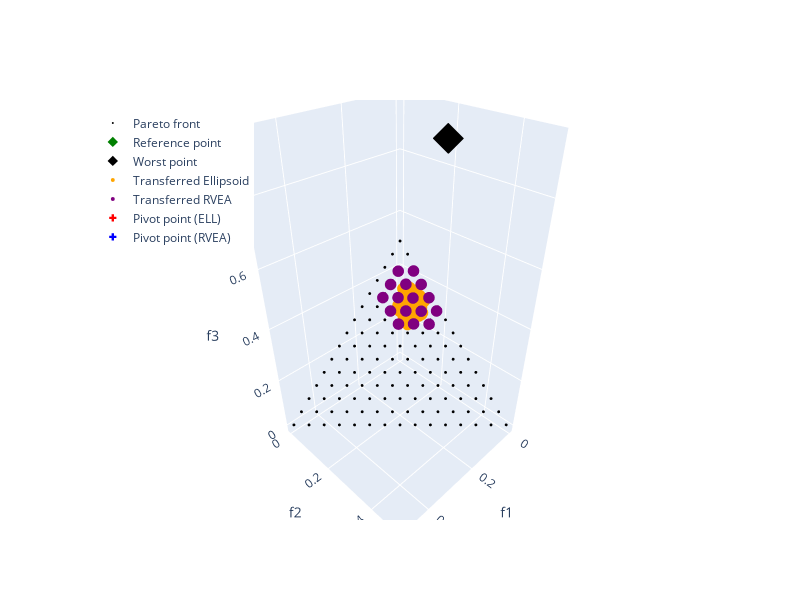

Notebook code for this chart:
### Code cell
fig = go.Figure()

# PF.
fig.add_trace(go.Scatter3d(
    x=pf[:,0], y=pf[:,1], z=pf[:,2],
    mode="markers",
    marker=dict(size=1, color="black"),
    name="Pareto front"
))

# Reference point.
fig.add_trace(go.Scatter3d(
    x=[z_r[0]], y=[z_r[1]], z=[z_r[2]],
    mode="markers",
    marker=dict(size=8, color="green", symbol="diamond"),
    name="Reference point"
))

# Worst point.
fig.add_trace(go.Scatter3d(
    x=[z_w[0]], y=[z_w[1]], z=[z_w[2]],
    mode="markers",
    marker=dict(size=8, color="black", symbol="diamond"),
    name="Worst point"
))

# Transferred Ellipsoid.
fig.add_trace(go.Scatter3d(
    x=S_transferred[:,0], y=S_transferred[:,1], z=S_transferred[:,2],
    mode="markers",
    marker=dict(size=4, color="orange"),
    name="Transferred Ellipsoid"
))

# Transferred RVEA.
fig.add_trace(go.Scatter3d(
    x=S_transferred_r[:,0], y=S_transferred_r[:,1], z=S_transferred_r[:,2],
    mode="markers",
    marker=dict(size=4, color="purple"),
    name="Transferred RVEA"
))

# Pivot point (ELL).
fig.add_trace(go.Scatter3d(
    x=[z_p[0]], y=[z_p[1]], z=[z_p[2]],
    mode="markers",
    marker=dict(size=6, color="red", symbol="cross"),
    name="Pivot point (ELL)"
))

# Pivot point (RVEA).
fig.add_trace(go.Scatter3d(
    x=[z_p_r[0]], y=[z_p_r[1]], z=[z_p_r[2]],
    mode="markers",
    marker=dict(size=6, color="blue", symbol="cross"),
    name="Pivot point (RVEA)"
))

fig.update_layout(
    scene=dict(
        xaxis_title="f1",
        yaxis_title="f2",
        zaxis_title="f3"
    ),
    width=800,
    height=600,
    legend=dict(x=0.02, y=0.98)
)

fig.show()

### Figure 1 — Plotly figure (JSON) as saved in the notebook; plotly's stock layout.template omitted (floating-point values rounded to 4 significant figures; data arrays with more than 128 entries replaced by an {"elided": "..."} marker saying what was removed)
{"data": [{"marker": {"color": "black", "size": 1}, "mode": "markers", "name": "Pareto front", "type": "scatter3d", "x": [0.0, 0.0, 0.0, 0.0, 0.0, 0.0, 0.0, 0.0, 0.0, 0.0, 0.0, 0.0, 0.0, 0.0, 0.0, 0.03571, 0.03571, 0.03571, 0.03571, 0.03571, 0.03571, 0.03571, 0.03571, 0.03571, 0.03571, 0.03571, 0.03571, 0.03571, 0.03571, 0.07143, 0.07143, 0.07143, 0.07143, 0.07143, 0.07143, 0.07143, 0.07143, 0.07143, 0.07143, 0.07143, 0.07143, 0.07143, 0.1071, 0.1071, 0.1071, 0.1071, 0.1071, 0.1071, 0.1071, 0.1071, 0.1071, 0.1071, 0.1071, 0.1071, 0.1429, 0.1429, 0.1429, 0.1429, 0.1429, 0.1429, 0.1429, 0.1429, 0.1429, 0.1429, 0.1429, 0.1786, 0.1786, 0.1786, 0.1786, 0.1786, 0.1786, 0.1786, 0.1786, 0.1786, 0.1786, 0.2143, 0.2143, 0.2143, 0.2143, 0.2143, 0.2143, 0.2143, 0.2143, 0.2143, 0.25, 0.25, 0.25, 0.25, 0.25, 0.25, 0.25, 0.25, 0.2857, 0.2857, 0.2857, 0.2857, 0.2857, 0.2857, 0.2857, 0.3214, 0.3214, 0.3214, 0.3214, 0.3214, 0.3214, 0.3571, 0.3571, 0.3571, 0.3571, 0.3571, 0.3929, 0.3929, 0.3929, 0.3929, 0.4286, 0.4286, 0.4286, 0.4643, 0.4643, 0.5], "y": [0.0, 0.03571, 0.07143, 0.1071, 0.1429, 0.1786, 0.2143, 0.25, 0.2857, 0.3214, 0.3571, 0.3929, 0.4286, 0.4643, 0.5, 0.0, 0.03571, 0.07143, 0.1071, 0.1429, 0.1786, 0.2143, 0.25, 0.2857, 0.3214, 0.3571, 0.3929, 0.4286, 0.4643, 0.0, 0.03571, 0.07143, 0.1071, 0.1429, 0.1786, 0.2143, 0.25, 0.2857, 0.3214, 0.3571, 0.3929, 0.4286, 0.0, 0.03571, 0.07143, 0.1071, 0.1429, 0.1786, 0.2143, 0.25, 0.2857, 0.3214, 0.3571, 0.3929, 0.0, 0.03571, 0.07143, 0.1071, 0.1429, 0.1786, 0.2143, 0.25, 0.2857, 0.3214, 0.3571, 0.0, 0.03571, 0.07143, 0.1071, 0.1429, 0.1786, 0.2143, 0.25, 0.2857, 0.3214, 0.0, 0.03571, 0.07143, 0.1071, 0.1429, 0.1786, 0.2143, 0.25, 0.2857, 0.0, 0.03571, 0.07143, 0.1071, 0.1429, 0.1786, 0.2143, 0.25, 0.0, 0.03571, 0.07143, 0.1071, 0.1429, 0.1786, 0.2143, 0.0, 0.03571, 0.07143, 0.1071, 0.1429, 0.1786, 0.0, 0.03571, 0.07143, 0.1071, 0.1429, 0.0, 0.03571, 0.07143, 0.1071, 0.0, 0.03571, 0.07143, 0.0, 0.03571, 0.0], "z": [0.5, 0.4643, 0.4286, 0.3929, 0.3571, 0.3214, 0.2857, 0.25, 0.2143, 0.1786, 0.1429, 0.1071, 0.07143, 0.03571, 0.0, 0.4643, 0.4286, 0.3929, 0.3571, 0.3214, 0.2857, 0.25, 0.2143, 0.1786, 0.1429, 0.1071, 0.07143, 0.03571, 0.0, 0.4286, 0.3929, 0.3571, 0.3214, 0.2857, 0.25, 0.2143, 0.1786, 0.1429, 0.1071, 0.07143, 0.03571, 0.0, 0.3929, 0.3571, 0.3214, 0.2857, 0.25, 0.2143, 0.1786, 0.1429, 0.1071, 0.07143, 0.03571, 0.0, 0.3571, 0.3214, 0.2857, 0.25, 0.2143, 0.1786, 0.1429, 0.1071, 0.07143, 0.03571, 0.0, 0.3214, 0.2857, 0.25, 0.2143, 0.1786, 0.1429, 0.1071, 0.07143, 0.03571, 0.0, 0.2857, 0.25, 0.2143, 0.1786, 0.1429, 0.1071, 0.07143, 0.03571, 0.0, 0.25, 0.2143, 0.1786, 0.1429, 0.1071, 0.07143, 0.03571, 0.0, 0.2143, 0.1786, 0.1429, 0.1071, 0.07143, 0.03571, 0.0, 0.1786, 0.1429, 0.1071, 0.07143, 0.03571, 0.0, 0.1429, 0.1071, 0.07143, 0.03571, 0.0, 0.1071, 0.07143, 0.03571, 0.0, 0.07143, 0.03571, 0.0, 0.03571, 0.0, 0.0]}, {"marker": {"color": "green", "size": 8, "symbol": "diamond"}, "mode": "markers", "name": "Reference point", "type": "scatter3d", "x": [0.05206], "y": [0.1041], "z": [0.3123]}, {"marker": {"color": "black", "size": 8, "symbol": "diamond"}, "mode": "markers", "name": "Worst point", "type": "scatter3d", "x": [0.1562], "y": [0.3123], "z": [0.937]}, {"marker": {"color": "orange", "size": 4}, "mode": "markers", "name": "Transferred Ellipsoid", "type": "scatter3d", "x": {"elided": "259 float values"}, "y": {"elided": "259 float values"}, "z": {"elided": "259 float values"}}, {"marker": {"color": "purple", "size": 4}, "mode": "markers", "name": "Transferred RVEA", "type": "scatter3d", "x": [0.02166, 0.02188, 0.02167, 0.02179, 0.05754, 0.05726, 0.05938, 0.05783, 0.0569, 0.09323, 0.09348, 0.09328, 0.09287, 0.1289, 0.129, 0.1281], "y": [0.08368, 0.1196, 0.1555, 0.1911, 0.04834, 0.08372, 0.1188, 0.1558, 0.1915, 0.04853, 0.0835, 0.1196, 0.1551, 0.04812, 0.08391, 0.1201], "z": [0.429, 0.3929, 0.3571, 0.3215, 0.4284, 0.3934, 0.3563, 0.3209, 0.2859, 0.3927, 0.3573, 0.3215, 0.2868, 0.3574, 0.3214, 0.2863]}, {"marker": {"color": "red", "size": 6, "symbol": "cross"}, "mode": "markers", "name": "Pivot point (ELL)", "type": "scatter3d", "x": [0.05469], "y": [0.1124], "z": [0.3333]}, {"marker": {"color": "blue", "size": 6, "symbol": "cross"}, "mode": "markers", "name": "Pivot point (RVEA)", "type": "scatter3d", "x": [0.03772], "y": [0.1062], "z": [0.3563]}], "layout": {"height": 600, "legend": {"x": 0.02, "y": 0.98}, "scene": {"xaxis": {"title": {"text": "f1"}}, "yaxis": {"title": {"text": "f2"}}, "zaxis": {"title": {"text": "f3"}}}, "width": 800}}
